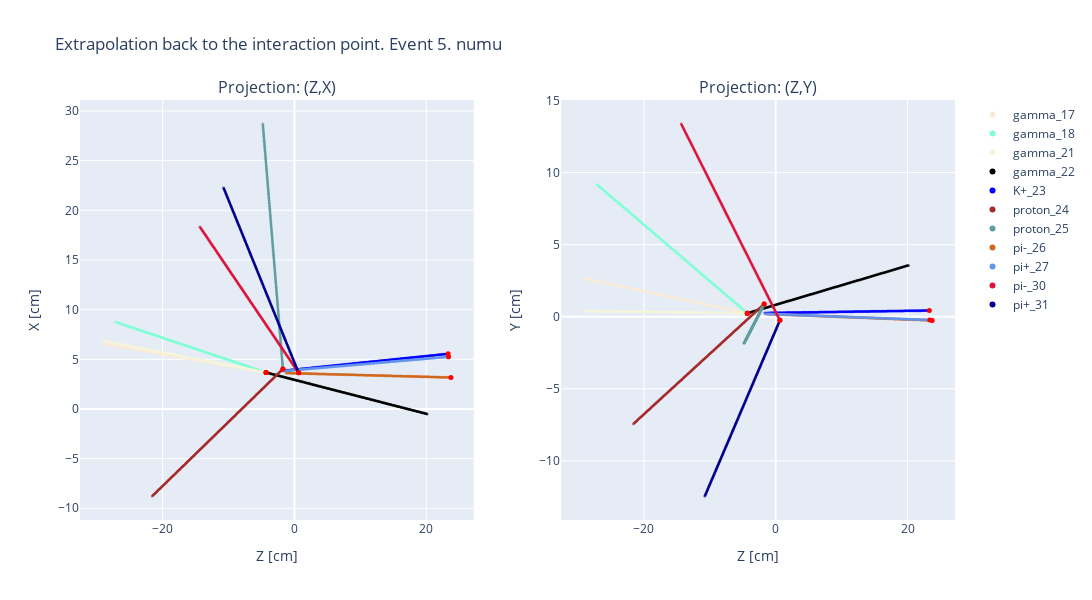

Notebook cell for this chart:
### Code cell
plot_extrapolation_back(5, "numu", annotation = False)
